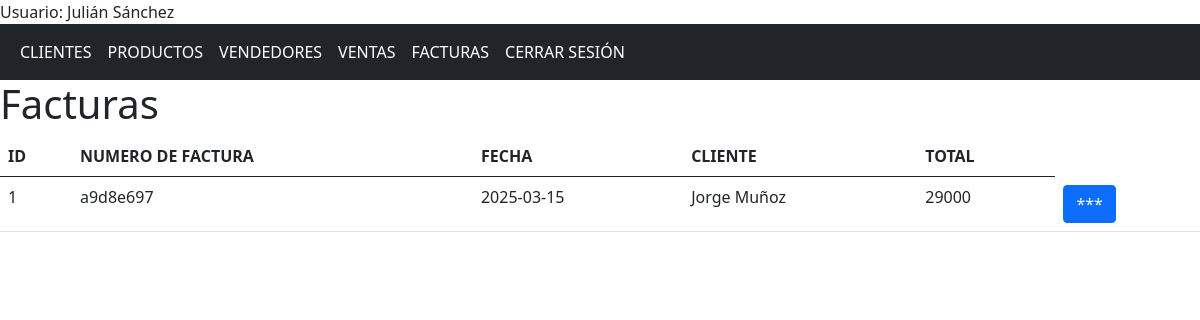
Screenshot of /facturas (signed in) with the database file from the repository.
### app/models/models.py (models this page shows, shortened)
class Usuario(db.Model, UserMixin):
    id = db.Column(db.Integer, primary_key = True)
    nombre = db.Column(db.String(150), nullable = False)
    correo = db.Column(db.String(150), nullable = False, unique = True)
    contrasena = db.Column(db.String(150), nullable = False)

class Factura(db.Model):
    id = db.Column(db.Integer, primary_key = True)
    numero_factura = db.Column(db.String(150), nullable = False, unique = True)
    fecha_emision = db.Column(db.Date, default=func.current_date())
    total = db.Column(db.Integer, nullable = False)
    id_cliente = db.Column(db.Integer, db.ForeignKey('cliente.id'), nullable = False)
    id_compra = db.Column(db.Integer, db.ForeignKey('compra.id'), nullable=True)
    productos = db.relationship('FacturaProducto', backref='factura', cascade="all, delete")

class Cliente(db.Model):
    id = db.Column(db.Integer, primary_key = True)
    nombre = db.Column(db.String(150), nullable = False)
    direccion = db.Column(db.String(150), nullable = False)
    telefono = db.Column(db.String(15), nullable = False)
    correo = db.Column(db.String(150), nullable = False, unique = True)
    tipo_cliente = db.Column(db.String(20), nullable = False)
    estado = db.Column(db.String(25), nullable = False)
    compras = db.relationship('Compra', backref = 'cliente', cascade="all, delete")
    facturas = db.relationship('Factura', backref ='cliente', cascade="all, delete")

### app/controllers/nav.py (the view)
@nav.route('/facturas')
@login_required
def facturas():
    facturas = Factura.query.all()
    return render_template('facturas.html', facturas = facturas)

### app/templates/facturas.html (shortened to what this page needs)
{% extends "base.html" %}
{% block contenido%}
<h1>Facturas</h1>
<div>
    <table class="table table-hover">
        <thead>
            <th>ID</th>
            <th>NUMERO DE FACTURA</th>
            <th>FECHA</th>
            <th>CLIENTE</th>
            <th>TOTAL</th>
        </thead>
        <tbody>
            {% for factura in facturas %}
            <tr>
                <td>{{ factura.id }}</td>
                <td>{{ factura.numero_factura }}</td>
                <td>{{ factura.fecha_emision }}</td>
                <td>{{ factura.cliente.nombre }}</td>
                <td>{{ factura.total }}</td>
                <td><button class="btn btn-primary boton_info" value="{{factura.id}}">***</button></td>
            </tr>
            {% endfor %}
        </tbody>
    </table>
</div>
{% endblock %}

### app/templates/base.html (shortened to what this page needs)
<!DOCTYPE html>
<html lang="en">
<head>
    <link href="https://cdn.jsdelivr.net/npm/bootstrap@5.0.2/dist/css/bootstrap.min.css" rel="stylesheet">
    <link rel="stylesheet" href="{{ url_for('static', filename='css/styles.css') }}">
</head>
<body>
    {% if current_user.is_authenticated %}
    <div>Usuario: {{ current_user.nombre }}</div>
    {% endif %}
    <nav class="navbar navbar-expand-sm bg-dark navbar-dark">
        <div class="container-fluid">
            <ul class="navbar-nav">
                {% if current_user.is_authenticated %}
                <li class="nav-item">
                    <a class="nav-link active" href="{{url_for('nav.clientes')}}"> CLIENTES</a>
                </li>
                <li class="nav-item">
                    <a class="nav-link active" href="{{url_for('nav.productos')}}">PRODUCTOS</a>
                </li>
                <li class="nav-item">
                    <a class="nav-link active" href="{{url_for('nav.vendedores')}}">VENDEDORES</a>
                </li>
                <li class="nav-item">
                    <a class="nav-link active" href="{{url_for('nav.compras')}}">VENTAS</a>
                </li>
                <li class="nav-item">
                    <a class="nav-link active" href="{{url_for('nav.facturas')}}">FACTURAS</a>
                </li>
                <li class="nav-item">
                    <a class="nav-link active" href="{{url_for('aut.logout')}}">CERRAR SESIÓN</a>
                </li>
                {% endif %}
            </ul>
        </div>
    </nav>
    {%block contenido%}{%endblock%}
</body>
</html>

### rows the page displays
Usuario: nombre "Julián Sánchez"
Factura: id "1", numero_factura "a9d8e697", fecha_emision "2025-03-15", cliente.nombre "Jorge Muñoz", total "29000"
